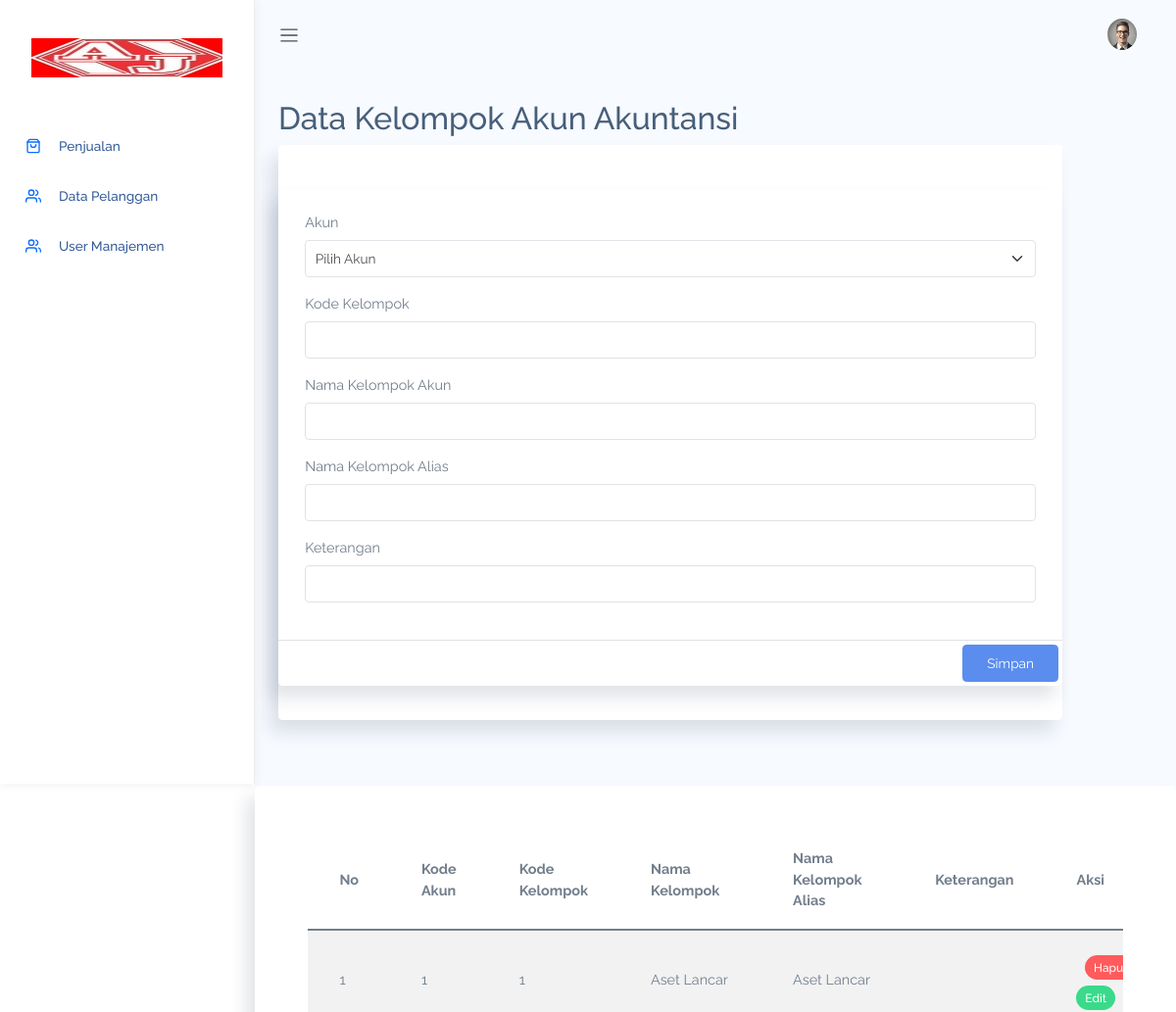
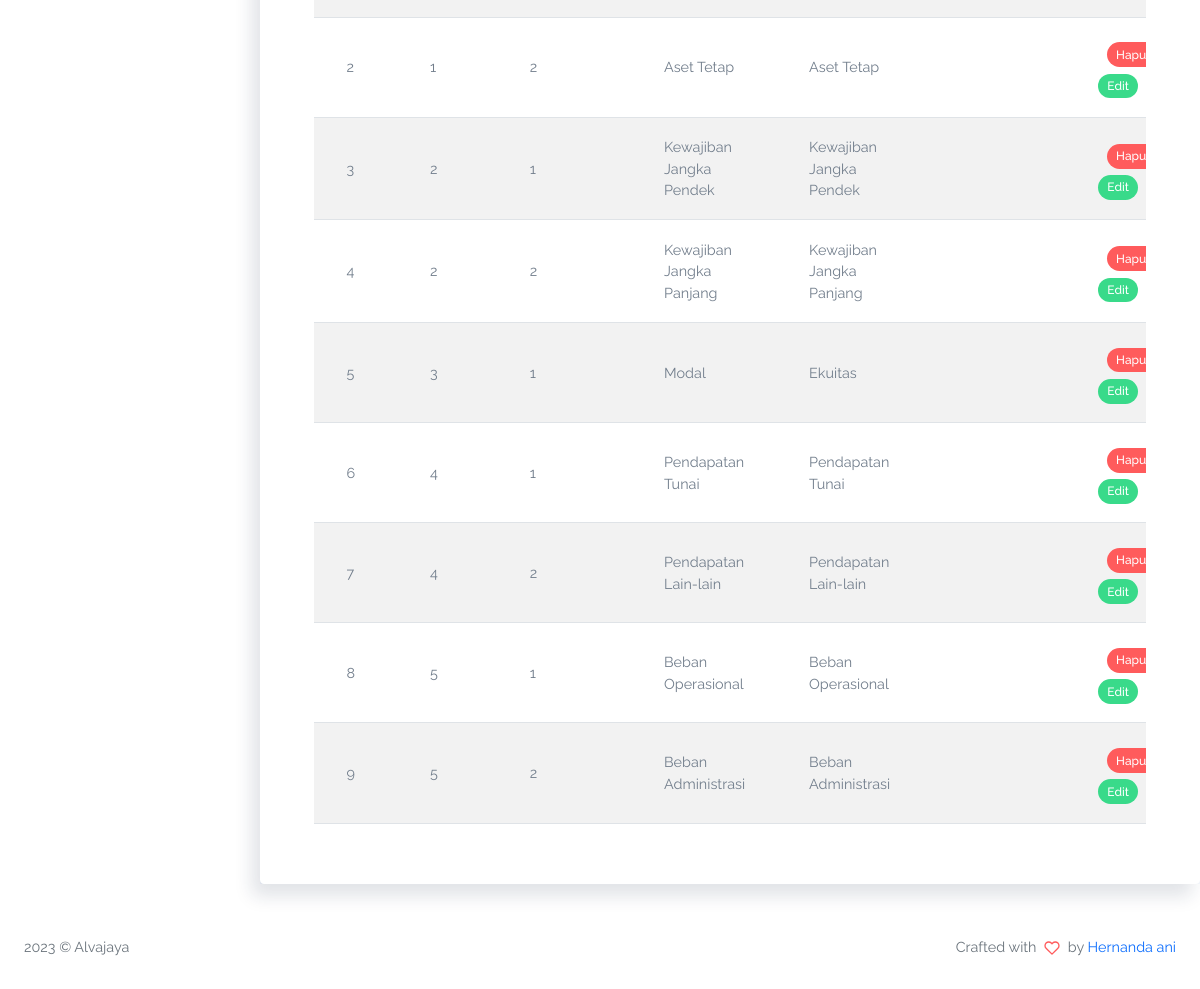
Screenshot of /index.php/masterdata/kelompok with the database file from the repository (2 pictures, top to bottom).
### tables this page shows
CREATE TABLE `md_kelompok` (
  `KD_AKUN` varchar(25) NOT NULL,
  `KD_KELOMPOK` varchar(25) NOT NULL,
  `NM_KELOMPOK` varchar(200) NOT NULL,
  `NM_KELOMPOK_ALIAS` varchar(200) DEFAULT NULL,
  `KETERANGAN` varchar(200) DEFAULT NULL
);

### application/controllers/Masterdata.php (called while the page is built, shortened)
<?php
class Masterdata extends CI_Controller {
public function kelompok()
{
    $data['title'] = 'Kelompok';
    $data['kelompok'] = $this->db->query("SELECT * FROM md_kelompok")->result_array();
    $data['akun'] = $this->db->query("SELECT * FROM md_akun")->result_array();
    $this->load->view('template/header', $data);
    $this->load->view('template/sidebar', $data);
    $this->load->view('template/topbar', $data);
    $this->load->view('masterdata/kelompok', $data);
    $this->load->view('template/footer', $data);
}
}

### index.php (called while the page is built, shortened)
<?php
require_once BASEPATH.'core/CodeIgniter.php';

### application/views/masterdata/kelompok.php (the view, shortened to what this page needs)
<div class="main-content container-fluid">
	<div class="page-title">
		<h3>Data Kelompok Akun Akuntansi</h3>
	</div>
	<div class="card" style="width: 50rem;">
		<div class="card-body">
		</div>
		<section class="section">
			<div class="card">
				<div class="card-header">
					<form action="<?= base_url('masterdata/tambah_kelompok') ?>" method="POST"
						enctype="multipart/form-data">
						<div class="mb-3">
							<label for="akun" class="form-label">Akun</label>
							<select class="form-select" aria-label="akun" name="kd_akun" id="akun">
								<option selected>Pilih Akun</option>
							</select>
						</div>
						<div class="mb-3">
							<label for="kd_kelompok" class="form-label">Kode Kelompok</label>
							<input type="number" class="form-control" id="kd_kelompok" name="kd_kelompok" required>
						</div>
						<div class="mb-3">
							<label for="nm_kelompok" class="form-label">Nama Kelompok Akun</label>
							<input type="text" class="form-control" id="nm_kelompok" name="nm_kelompok" required>
						</div>
						<div class="mb-3">
							<label for="nm_kelompok_alias" class="form-label">Nama Kelompok Alias</label>
							<input type="text" class="form-control" id="nm_kelompok_alias" name="nm_kelompok_alias"
								required>
						</div>
						<div class="mb-3">
							<label for="keterangan" class="form-label">Keterangan</label>
							<input type="text" class="form-control" id="keterangan" name="keterangan" required>
						</div>
				</div>
				<div class="modal-footer">
					<button type="submit" class="btn btn-primary">Simpan</button>
				</div>
			</div>
	</div>
</div>
<div class="card">
	<div class="card-body">
		<div class="card-body">
			<div class="table-responsive">
				<table class='table table-striped'>
					<thead>
						<tr>
							<th>No</th>
							<th>Kode Akun</th>
							<th>Kode Kelompok</th>
							<th>Nama Kelompok</th>
							<th>Nama Kelompok Alias</th>
							<th>Keterangan</th>
							<th>Aksi</th>
						</tr>
					</thead>
					<tbody>
						<?php $no = 1; foreach($kelompok as $b) : ?>
						<tr>
							<td><?= $no ?></td>
							<td><?= $b['KD_AKUN'] ?></td>
							<td><?= $b['KD_KELOMPOK'] ?></td>
							<td><?= $b['NM_KELOMPOK'] ?></td>
							<td><?= $b['NM_KELOMPOK_ALIAS'] ?></td>
							<td><?= $b['KETERANGAN'] ?></td>
							<td>
			</div>
		</div>
		<a class=" badge badge-danger" onclick="javascript: return confirm('Anda yakin akan menghapus data ini? ')"
			href="<?= base_url('masterdata/delete_kelompok/' . $b['KD_KELOMPOK']) ?>"><span
				class="badge bg-danger">Hapus</span></a>
		<a href="#"><span class="badge bg-success" data-bs-toggle="modal"
				data-bs-target="#exampleModal<?= $b['KD_KELOMPOK'] ?>">Edit</span></a>
		<div class="modal fade" id="exampleModal<?= $b['KD_KELOMPOK'] ?>" tabindex="-1"
			aria-labelledby="exampleModalLabel" aria-hidden="true">
			<?php $no++; endforeach; ?>
		</div>

### assets/css/app.css (style rules this page uses)
* { font-family:Raleway }
#main .main-content { padding:2rem 1.5rem }
#main .main-content .page-title h3 { font-size:2rem }
a { text-decoration:none }
a,button { outline:0 }
.btn.btn-danger,.btn.btn-dark,.btn.btn-info,.btn.btn-light,.btn.btn-link,.btn.btn-primary,.btn.btn-secondary,.btn.btn-success,.btn.btn-warning { color:#fff }
.card { box-shadow:-8px 12px 18px 0 rgba(25,42,70,.13);margin-bottom:2.2rem }
.card .card-header { border:none }
.card .card-body { padding:1.4rem 1.7rem }
.dataTable-table td,.dataTable-table thead th,.table td,.table thead th { vertical-align:middle }
.dataTable-table thead th,.table thead th { border-bottom:2px solid #475f7b }

### rows the page displays
md_kelompok: KD_AKUN "1", KD_KELOMPOK "1", NM_KELOMPOK "Aset Lancar", NM_KELOMPOK_ALIAS "Aset Lancar"
md_kelompok: KD_AKUN "1", KD_KELOMPOK "2", NM_KELOMPOK "Aset Tetap", NM_KELOMPOK_ALIAS "Aset Tetap"
md_kelompok: KD_AKUN "2", KD_KELOMPOK "1", NM_KELOMPOK "Kewajiban Jangka Pendek", NM_KELOMPOK_ALIAS "Kewajiban Jangka Pendek"
md_kelompok: KD_AKUN "2", KD_KELOMPOK "2", NM_KELOMPOK "Kewajiban Jangka Panjang", NM_KELOMPOK_ALIAS "Kewajiban Jangka Panjang"
md_kelompok: KD_AKUN "3", KD_KELOMPOK "1", NM_KELOMPOK "Modal", NM_KELOMPOK_ALIAS "Ekuitas"
md_kelompok: KD_AKUN "4", KD_KELOMPOK "1", NM_KELOMPOK "Pendapatan Tunai", NM_KELOMPOK_ALIAS "Pendapatan Tunai"
md_kelompok: KD_AKUN "4", KD_KELOMPOK "2", NM_KELOMPOK "Pendapatan Lain-lain", NM_KELOMPOK_ALIAS "Pendapatan Lain-lain"
md_kelompok: KD_AKUN "5", KD_KELOMPOK "1", NM_KELOMPOK "Beban Operasional", NM_KELOMPOK_ALIAS "Beban Operasional"
md_kelompok: KD_AKUN "5", KD_KELOMPOK "2", NM_KELOMPOK "Beban Administrasi", NM_KELOMPOK_ALIAS "Beban Administrasi"
